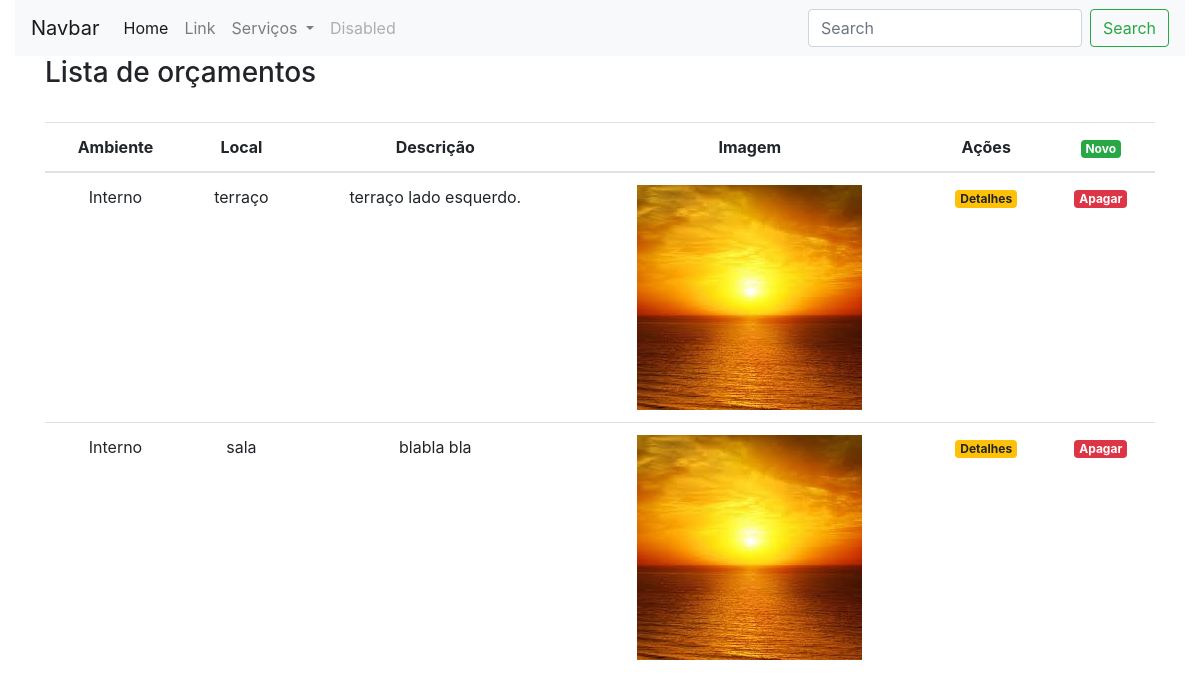
The page /cftv/orcamento_cftv on the database as committed earlier.
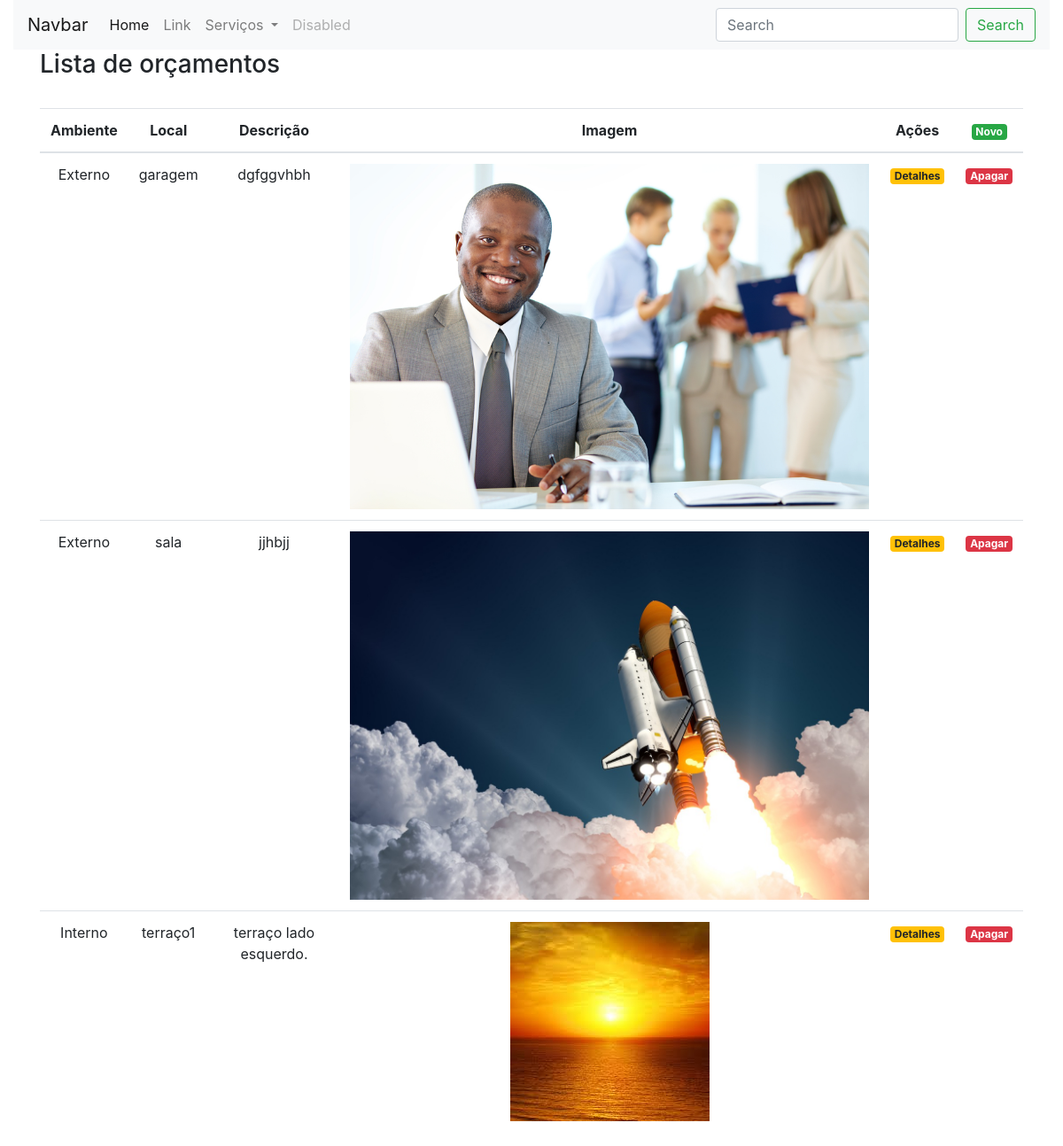
The same page on the database as committed later.
### cftv/models.py (models this page shows, shortened)
class CftvOrcamento(models.Model):
    AMBIENTE_CHOICES = (
        ('Interno', 'Interno'),
        ('Semi-aberto', 'Semi-aberto'),
        ('Externo', 'Externo'),
        ('Abertura', 'Abertura')
    )
    cliente = models.ForeignKey(Cliente, on_delete=models.PROTECT, verbose_name='CLiente')
    ambiente = models.CharField('Ambiente', max_length=15, choices=AMBIENTE_CHOICES)
    imagem = models.ImageField('Imagem do local', upload_to='media')
    local = models.CharField('Local', max_length=80)
    descricao = models.TextField('Descrição do local', max_length=200)
    class Meta:
        verbose_name = 'Orçamento CFTV'
        verbose_name_plural = 'Orçamentos CFTV'

### cftv/views.py (the view)
# urls.py: path('/orcamento_cftv', list_orcamento, name='orcamento_cftv'),
def list_orcamento(request):
    orcamento = CftvOrcamento.objects.all().order_by('-id')
    context = {'orcamentos': orcamento}
    return render(request, 'cftv/orcamento_list.html', context)

### cftv/templates/cftv/orcamento_list.html (shortened to what this page needs)
{% extends 'cliente/base.html' %}
{% load bootstrap4 %}
{% load static %}
{% block content %}
<h3>Lista de orçamentos</h3><br/>
    <table class="table text-center">
        <thead class="">
            <th scope="col">Ambiente</th>
            <th scope="col">Local</th>
            <th scope="col">Descrição</th>
            <th scope="col">Imagem</th>
            <th>Ações</th>
            <th><a href="{% url 'new_orc_cftv' %}"><span class="badge badge-success text-center">Novo</span></a></th>
        </thead>
        <tbody>
            {% for orcamento in orcamentos %}
              <tr>
                <td>{{ orcamento.ambiente }}</td>
                <td>{{ orcamento.local }}</td>
                <td>{{ orcamento.descricao }}</td>
                <td><img class="img-fluid" src="{{ orcamento.imagem.url }}" alt=" " height="100"></td>
                <td><a href="{% url 'detail_orcamento' orcamento.id %}"><span class="badge badge-warning">Detalhes</span></a></td>
                <td><a href="{% url 'delete_orc_cftv' orcamento.id %}"><span class="badge badge-danger">Apagar</span></a></td>
             </tr>
            {% endfor %}
        </tbody>
    </table>
{% endblock %}

### cliente/templates/cliente/base.html (shortened to what this page needs)
{% load bootstrap4 %}
<!DOCTYPE html>
<html lang="pt-br">
<head>
  {% bootstrap_css %}
</head>
<body>
<div class="conatainer col col-sm col-lg col-xl">
    <nav class="navbar navbar-expand-lg navbar-expand-sm navbar-expand-md navbar-light bg-light">
  <a class="navbar-brand" href="#">Navbar</a>
  <div class="collapse navbar-collapse" id="navbarSupportedContent">
    <ul class="navbar-nav mr-auto">
      <li class="nav-item active">
        <a class="nav-link" href="#">Home <span class="sr-only">(current)</span></a>
      </li>
      <li class="nav-item">
        <a class="nav-link" href="#">Link</a>
      </li>
      <li class="nav-item dropdown">
        <a class="nav-link dropdown-toggle" href="#" id="navbarDropdown" role="button" data-toggle="dropdown" aria-haspopup="true" aria-expanded="false">
          Serviços
        </a>
      </li>
      <li class="nav-item">
        <a class="nav-link disabled" href="#" tabindex="-1" aria-disabled="true">Disabled</a>
      </li>
    </ul>
    <form class="form-inline my-2 my-lg-0">
      <input class="form-control mr-sm-2" type="search" placeholder="Search" aria-label="Search">
      <button class="btn btn-outline-success my-2 my-sm-0" type="submit">Search</button>
    </form>
  </div>
</nav>
</div>
<div class="container">
{% block content %}
{% endblock %}
</div>
</body>
</html>

Rows that differ between the two databases and show on the page:
removed CftvOrcamento: ambiente "Interno", local "sala", descricao "blabla bla", imagem (picture)
added CftvOrcamento: ambiente "Externo", local "garagem", descricao "dgfggvhbh", imagem (picture)
added CftvOrcamento: ambiente "Externo", local "sala", descricao "jjhbjj", imagem (picture)
changed CftvOrcamento "Interno": local "terraço" → "terraço1"
